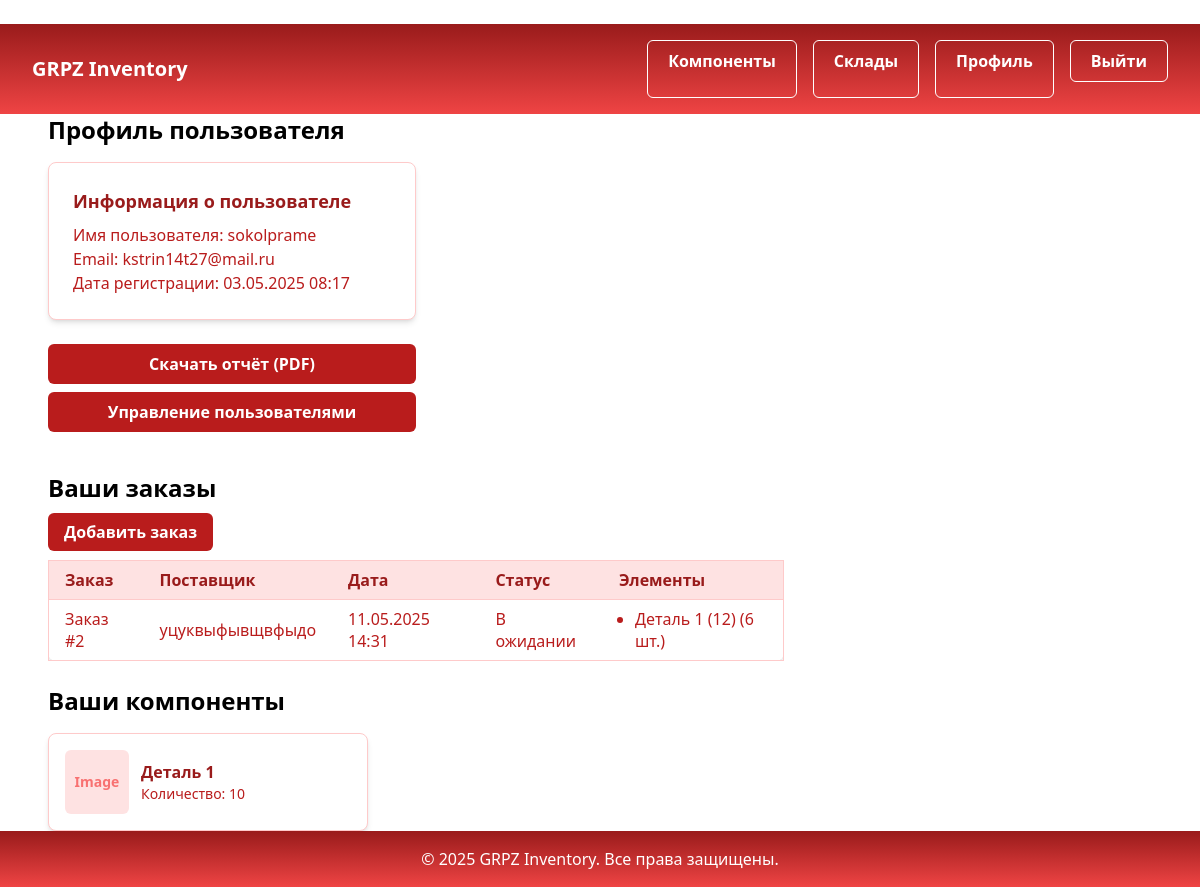
/users/profile/ (signed in), run on the app's committed database.
### users/models.py (models this page shows, shortened)
class User(AbstractUser):
    ROLE_CHOICES = [
        ('admin', 'Администратор'),
        ('manager', 'Менеджер'),
        ('engineer', 'Инженер'),
        ('warehouse_worker', 'Кладовщик'),
        ('custom', 'Кастомная роль'),
    ]
    role = models.CharField(max_length=20, choices=ROLE_CHOICES, default='manager', verbose_name='Роль')
    telegram_id = models.CharField(max_length=50, blank=True, null=True, unique=True, verbose_name='Telegram ID')
    is_2fa_enabled = models.BooleanField(default=False, verbose_name='Включена двухфакторная аутентификация')
    class Meta:
        verbose_name = 'Пользователь'
        verbose_name_plural = 'Пользователи'

### orders/models.py (models this page shows, shortened)
class Order(models.Model):
    supplier = models.ForeignKey('suppliers.Supplier', on_delete=models.CASCADE, verbose_name='Поставщик')
    order_date = models.DateTimeField(auto_now_add=True, verbose_name='Дата заказа')
    status = models.CharField(
        max_length=20,
        choices=[('pending', 'В ожидании'), ('completed', 'Завершено'), ('cancelled', 'Отменено')],
        default='pending',
        verbose_name='Статус'
    )
    created_by = models.ForeignKey('users.User', on_delete=models.SET_NULL, null=True, verbose_name='Создал')
    class Meta:
        verbose_name = 'Заказ'
        verbose_name_plural = 'Заказы'

class OrderItem(models.Model):
    order = models.ForeignKey(Order, on_delete=models.CASCADE, verbose_name='Заказ')
    component = models.ForeignKey('components.Component', on_delete=models.CASCADE, verbose_name='Комплектующее')
    quantity = models.PositiveIntegerField(verbose_name='Количество')
    class Meta:
        verbose_name = 'Элемент заказа'
        verbose_name_plural = 'Элементы заказа'

### suppliers/models.py (models this page shows)
class Supplier(models.Model):
    name = models.CharField(max_length=255, verbose_name='Название')
    contact_info = models.TextField(blank=True, verbose_name='Контактные данные')
    terms = models.TextField(blank=True, verbose_name='Условия поставки')
    class Meta:
        verbose_name = 'Поставщик'
        verbose_name_plural = 'Поставщики'
    def __str__(self):
        return self.name

### components/models.py (models this page shows)
class Component(models.Model):
    name = models.CharField(max_length=255, verbose_name='Наименование')
    part_number = models.CharField(max_length=50, unique=True, verbose_name='Артикул')
    category = models.CharField(max_length=100, blank=True, verbose_name='Категория')
    description = models.TextField(blank=True, verbose_name='Описание')
    unit = models.CharField(max_length=20, default='шт', verbose_name='Единица измерения')
    barcode = models.CharField(max_length=100, unique=True, blank=True, null=True, verbose_name='Штрих-код')
    quantity = models.PositiveIntegerField(default=0, verbose_name='Количество')
    warehouse = models.ForeignKey('warehouses.Warehouse', on_delete=models.CASCADE, verbose_name='Склад')
    supplier = models.ForeignKey('suppliers.Supplier', on_delete=models.SET_NULL, null=True, blank=True, verbose_name='Поставщик')
    created_at = models.DateTimeField(auto_now_add=True, verbose_name='Дата создания')
    updated_at = models.DateTimeField(auto_now=True, verbose_name='Дата обновления')
    image = models.ImageField(upload_to='components/', blank=True, null=True, verbose_name='Изображение')
    class Meta:
        verbose_name = 'Комплектующее'
        verbose_name_plural = 'Комплектующие'
    def __str__(self):
        return f"{self.name} ({self.part_number})"

### users/views.py (the view)
# urls.py: path('profile/', views.profile, name='profile'),
@login_required
def profile(request):
    orders = Order.objects.filter(created_by=request.user).prefetch_related('orderitem_set')
    components = Component.objects.filter(orderitem__order__created_by=request.user).distinct()
    print(f"Загружено заказов для {request.user.username}: {orders.count()}")
    print(f"Компоненты пользователя {request.user.username}: {components.count()}")
    return render(request, 'users/profile.html', {'orders': orders, 'components': components})

### users/templates/users/profile.html (shortened to what this page needs)
﻿{% extends 'base.html' %}
{% block content %}
<section>
    <h2 class="mb-4 text-2xl font-semibold text-black">Профиль пользователя</h2>
    {% if user.is_authenticated %}
    <div class="flex flex-col gap-6 md:flex-row">
        <div class="md:w-1/3">
            <div class="mb-6 rounded-lg border border-red-200 bg-white p-6 shadow-md">
                <h3 class="mb-2 text-lg font-semibold text-red-800">Информация о пользователе</h3>
                <p class="text-red-700">Имя пользователя: {{ user.username }}</p>
                <p class="text-red-700">Email: {{ user.email|default:"Не указан" }}</p>
                <p class="text-red-700">Дата регистрации: {{ user.date_joined|date:"d.m.Y H:i" }}</p>
            </div>
            <div class="mb-4 flex flex-col space-y-2">
                <a href="{% url 'users:download_profile_report' %}" class="rounded-md bg-red-700 px-4 py-2 text-center font-semibold text-white transition hover:bg-red-800">Скачать отчёт (PDF)</a>
                {% if user.is_staff or user.is_superuser %}
                <a href="{% url 'users:user_list' %}" class="rounded-md bg-red-700 px-4 py-2 text-center font-semibold text-white transition hover:bg-red-800">Управление пользователями</a>
                {% endif %}
            </div>
        </div>
        <div class="md:w-2/3">
            <h3 class="mb-4 text-2xl font-semibold text-black">Ваши заказы</h3>
            <div class="mb-4">
                <a href="{% url 'orders:order_create' %}" class="rounded-md bg-red-700 px-4 py-2 font-semibold text-white transition hover:bg-red-800">Добавить заказ</a>
            </div>
            {% if orders %}
            <div class="mb-6 overflow-x-auto">
                <table class="min-w-full rounded-lg border border-red-200 bg-white shadow-md">
                    <thead>
                        <tr class="bg-red-100">
                            <th class="px-4 py-2 text-left font-semibold text-red-800">Заказ</th>
                            <th class="px-4 py-2 text-left font-semibold text-red-800">Поставщик</th>
                            <th class="px-4 py-2 text-left font-semibold text-red-800">Дата</th>
                            <th class="px-4 py-2 text-left font-semibold text-red-800">Статус</th>
                            <th class="px-4 py-2 text-left font-semibold text-red-800">Элементы</th>
                        </tr>
                    </thead>
                    <tbody>
                        {% for order in orders %}
                        <tr class="border-t border-red-200">
                            <td class="px-4 py-2 text-red-700">Заказ #{{ order.id }}</td>
                            <td class="px-4 py-2 text-red-700">{{ order.supplier }}</td>
                            <td class="px-4 py-2 text-red-700">{{ order.order_date|date:"d.m.Y H:i" }}</td>
                            <td class="px-4 py-2 text-red-700">{{ order.get_status_display }}</td>
                            <td class="px-4 py-2 text-red-700">
                                {% if order.orderitem_set.all %}
                                <ul class="list-disc pl-4">
                                    {% for item in order.orderitem_set.all %}
                                    <li>{{ item.component }} ({{ item.quantity }} шт.)</li>
                                    {% endfor %}
                                </ul>
                                {% else %}
                                Нет элементов
                                {% endif %}
                            </td>
                        </tr>
                        {% endfor %}
                    </tbody>
                </table>
            </div>
            {% else %}
            <div class="mb-6 rounded-lg border border-red-200 bg-white p-6 shadow-md">
                <p class="text-lg text-red-800">У вас пока нет заказов.</p>
            </div>
            {% endif %}
            <h3 class="mb-4 text-2xl font-semibold text-black">Ваши компоненты</h3>
            {% if components %}
            <div class="grid grid-cols-1 gap-4 sm:grid-cols-2 md:grid-cols-2 lg:grid-cols-3">
                {% for component in components %}
                <div class="flex max-w-xs space-x-3 rounded-lg border border-red-200 bg-white p-4 shadow-md">
                    <div class="flex h-16 w-16 flex-shrink-0 items-center justify-center rounded-md bg-red-100">
                        {% if component.image %}
                        <img src="{{ component.image.url }}" alt="{{ component.name }}" class="h-full w-full rounded-md object-cover">
                        {% else %}
                        <span class="text-sm font-semibold text-red-400 select-none">Image</span>
                        {% endif %}
                    </div>
                    <div class="flex flex-col justify-center">
                        <h4 class="text-base font-semibold text-red-800">{{ component.name }}</h4>
                        <p class="text-sm text-red-700">Количество: {{ component.quantity }}</p>
                    </div>
                </div>
                {% endfor %}
            </div>
            {% else %}
            <div class="rounded-lg border border-red-200 bg-white p-6 shadow-md">
                <p class="text-lg text-red-800">У вас пока нет компонентов.</p>
            </div>
            {% endif %}
        </div>
    </div>
    {% else %}
    <div class="mx-auto max-w-md">
        <div class="rounded-[0.5rem] border border-red-200 bg-white p-8 shadow-lg">
            <p class="text-lg text-red-700">Пожалуйста, <a href="{% url 'users:login' %}" class="text-red-800 hover:underline">войдите</a>, чтобы просмотреть профиль.</p>
        </div>
    </div>
    {% endif %}
</section>
{% endblock %}

### static/css/styles.css (style rules this page uses)
.flex { display: flex; }
.grid { display: grid; }
.min-h-screen { min-height: 100vh; }
.min-w-full { min-width: 100%; }
.flex-shrink-0 { flex-shrink: 0; }
.list-disc { list-style-type: disc; }
.grid-cols-1 { grid-template-columns: repeat(1, minmax(0, 1fr)); }
.flex-col { flex-direction: column; }
.items-center { align-items: center; }
.justify-center { justify-content: center; }
.overflow-x-auto { overflow-x: auto; }
.border { border-style: var(--tw-border-style); border-width: 1px; }
.border-t { border-top-style: var(--tw-border-style); border-top-width: 1px; }
.text-center { text-align: center; }
.text-left { text-align: left; }
.transition { transition-property: color, background-color, border-color, outline-color, text-decoration-color, fill, stroke, --tw-gradient-from, --tw-gradient-via, --tw-gradient-to, opacity, box-shadow, transform, translate, scale, rotate, filter, -webkit-backdrop-filter, backdrop-filter, display, visibility, content-visibility, overlay, pointer-events; transition-timing-function: var(--tw-ease, ease); transition-duration: var(--tw-duration, 0s); }
.select-none { -webkit-user-select: none; user-select: none; }

### data on the page
User: username "sokolprame", email "kstrin14t27@mail.ru", date_joined "03.05.2025 08:17"
Order: id "2", supplier "уцуквыфывщвфыдо", order_date "11.05.2025 14:31", status "В ожидании"
OrderItem: component "Деталь 1 (12)", quantity "6"
Component: shows "Image", name "Деталь 1", quantity "10"
